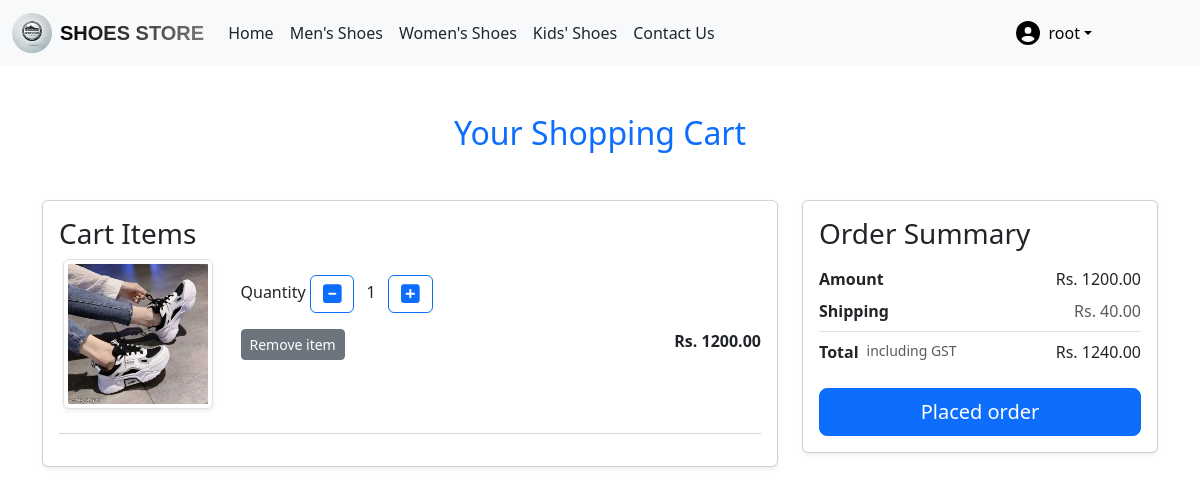
The app's page /cart/ (signed in) with its own data.
### app/models.py (models this page shows, shortened)
class Cart(models.Model):
    user = models.ForeignKey(User,on_delete=models.CASCADE)
    product = models.ForeignKey(Product, on_delete=models.CASCADE)
    quantity = models.IntegerField(default=1)

class Product(models.Model):
    title = models.CharField(max_length=255)
    price = models.DecimalField(max_digits=10, decimal_places=2, default=0.00)
    discount_price = models.DecimalField(max_digits=10, decimal_places=2, null=True, blank=True)
    description = models.TextField()
    category = models.CharField(choices=CATEGORY_CHOICES, max_length=2)
    product_image = models.ImageField(upload_to='product')

### app/views.py (the view)
# urls.py: path('cart/', views.show_cart, name='showcart'),
def show_cart(request):
    user=request.user
    cart = Cart.objects.filter(user=user)
    amount = 0
    for p in cart :
        value = p.quantity * p.product.price
        amount = amount + value
    totalamount = amount + 40
    return render(request, 'app/addtocart.html', locals())

### app/templates/app/addtocart.html (shortened to what this page needs)
{% extends "app/base.html" %}
{% load static %}
{% block main-content %}
<div class="container my-5">
    <div class="row">
      {% if cart %}
        <h2 class="text-center mb-5 text-primary font-weight-bold">Your Shopping Cart</h2>
        <div class="col-sm-8">
          <div class="card shadow-sm">
            <div class="card-body">
              <h3 class="text-dark">Cart Items</h3>
              {% for item in cart %}
              <div class="row mb-4 cart-item" data-id="{{ item.product.id }}">
                <div class="col-sm-3 text-center align-self-center">
                  <img src="{{ item.product.product_image.url }}" alt="" class="img-fluid img-thumbnail shadow-sm" height="150" width="150" />
                </div>
                <div class="col-sm-9">
                  <div class="my-3">
                    <label class="font-weight-bold">Quantity</label>
                    <a class="minus-cart btn btn-outline-primary" pid="{{ item.product.id }}"><i class="fas fa-minus-square fa-lg"></i></a>
                    <span class="quantity mx-2">{{ item.quantity }}</span>
                    <a class="plus-cart btn btn-outline-primary" pid="{{ item.product.id }}"><i class="fas fa-plus-square fa-lg"></i></a>
                  </div>
                  <div class="d-flex justify-content-between">
                    <a class="remove-cart btn btn-sm btn-secondary mr-3" pid="{{ item.product.id }}">Remove item</a>
                    <p class="mb-0">
                      <span><strong>Rs. <span class="item-price">{{ item.product.price }}</span></strong></span>
                    </p>
                  </div>
                </div>
              </div>
              <hr class="text-muted"/>
              {% endfor %}
            </div>
          </div>
        </div>
        <div class="col-sm-4">
          <div class="card shadow-sm">
            <div class="card-body">
              <h3 class="text-dark">Order Summary</h3>
              <ul class="list-group list-group-flush">
                <li class="list-group-item d-flex justify-content-between align-items-center border-0 px-0 pb-0">
                  <strong>Amount</strong> <span id="amount" class="font-weight-bold">Rs. {{ amount }}</span>
                </li>
                <li class="list-group-item d-flex justify-content-between align-items-center px-0 py-2">
                  <strong>Shipping</strong> <span class="text-muted">Rs. 40.00</span>
                </li>
                <li class="list-group-item d-flex justify-content-between align-items-center px-0 mb-3">
                  <div class="d-flex">
                    <strong>Total</strong> <small class="ms-2 text-muted">including GST</small>
                  </div>
                  <span id="totalamount" class="text-dark font-weight-bold">Rs. {{ totalamount }}</span>
                </li>
              </ul>
              <div class="d-grid">
                <a href="{% url 'checkout' %}" class="btn btn-primary btn-lg">Placed order</a>
              </div>
            </div>
          </div>
        </div>
      {% else %}
        <h1 class="text-center mb-5 text-danger">Your Cart is Empty</h1>
      {% endif %}
    </div>
  </div>
{% endblock main-content %}

### app/templates/app/base.html (shortened to what this page needs)
<!DOCTYPE html>
{% load static %}
<html lang="en">
<head>
  <link rel="stylesheet" href="{% static 'app/css/style.css' %}">
  <link rel="stylesheet" href="https://cdnjs.cloudflare.com/ajax/libs/aos/2.3.4/aos.css">
  <link href="https://cdn.jsdelivr.net/npm/bootstrap@5.3.3/dist/css/bootstrap.min.css" rel="stylesheet">
  <link rel="stylesheet" href="{% static 'app/css/owl.carousel.min.css' %}" />
  <link rel="stylesheet" href="{% static 'app/css/all.min.css' %}" />
  <link rel="stylesheet" href="{% static 'app/css/style.css' %}" />
</head>
<body>
  <nav class="navbar navbar-expand-lg bg-light">
    <div class="container-fluid">
      <a class="navbar-brand d-flex align-items-center gap-2">
        <img src="{% static 'app/images/banner/shoes-logo.png.webp' %}"
             alt="ShoeStore Logo"
             width="40"
             height="40"
             class="rounded-circle">
        <span class="store-name fw-bold">Shoes Store</span>
      </a>
      <div class="collapse navbar-collapse" id="navbarNav">
        <ul class="navbar-nav me-auto mb-2 mb-lg-0">
          {% if request.user.is_authenticated %}
            <li class="nav-item">
                <a class="nav-link text-dark text-decoration-none" href="{% url 'home' %}">Home</a>
            </li>
            <li class="nav-item">
                <a class="nav-link text-dark text-decoration-none" href="{% url 'category' 'ms' %}">Men's Shoes</a>
            </li>
            <li class="nav-item">
                <a class="nav-link text-dark text-decoration-none" href="{% url 'category' 'ws' %}">Women's Shoes</a>
            </li>
            <li class="nav-item">
                <a class="nav-link text-dark text-decoration-none" href="{% url 'category' 'ks' %}">Kids' Shoes</a>
            </li>
            <li class="nav-item">
                <a class="nav-link text-dark text-decoration-none" href="{% url 'contact' %}">Contact Us</a>
            </li>
        </ul>
    <ul class="navbar-nav ms-auto mb-2 mb-lg-0" style="margin-right:80px;">
      <li class="nav-item dropdown mx-2">
          <a class="nav-link dropdown-toggle text-black d-flex align-items-center" href="#" id="profileDropdown" data-bs-toggle="dropdown">
              <i class="fas fa-user-circle me-2" style="font-size: 1.5rem;"></i>
              {% if request.user.is_authenticated %}
                  {{ request.user.first_name|default:request.user.username }}
              {% else %}
                  Guest
              {% endif %}
          </a>
      </li>
  </ul>
        {% endif %}
      </div>
    </div>
  </nav>
  {% block main-content %}{% endblock %}
</body>
</html>

### app/templates/app/base.html (style rules this page uses)
.store-name { font-family: 'Poppins', sans-serif; font-size: 20px; text-transform: uppercase; background: linear-gradient(to right, #000, #777); -webkit-background-clip: text; -webkit-text-fill-color: transparent; }
.nav-link { position: relative; }
.nav-link::before { content: ''; position: absolute; left: 0; bottom: 0; width: 0; height: 2px; background-color: black; transition: width 0.5s ease; }
.nav-item.dropdown .nav-link::before { display: none; }

### records on screen
Cart: product.product_image (picture), quantity "1", product.price "1200.00"

### other values on screen
{{ request.user.first_name|default:request.user.username }} "root"
{{ amount }} "1200.00"
{{ totalamount }} "1240.00"
